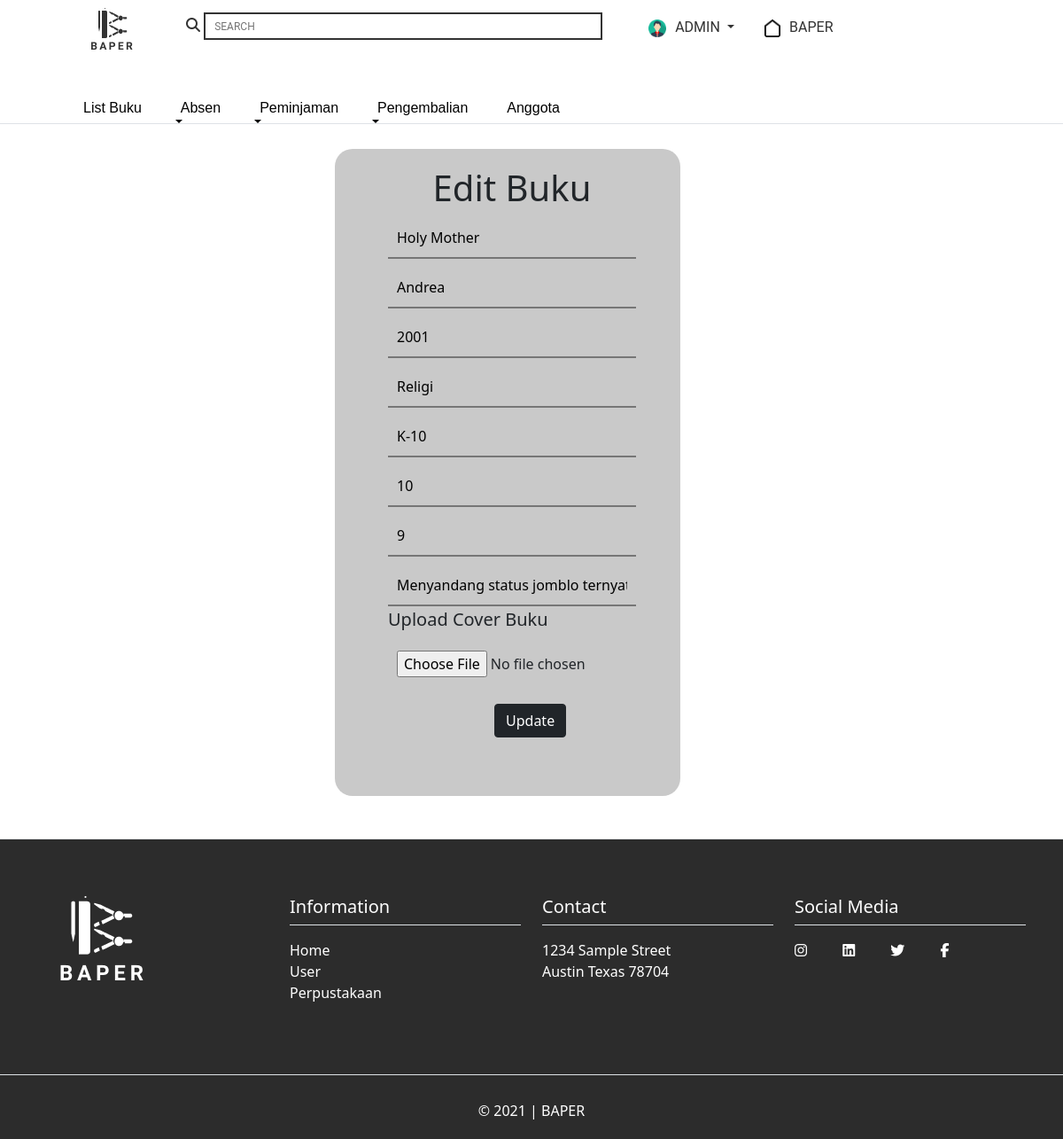
The app's page /edit_buku.php?id=300020 (signed in), older data.
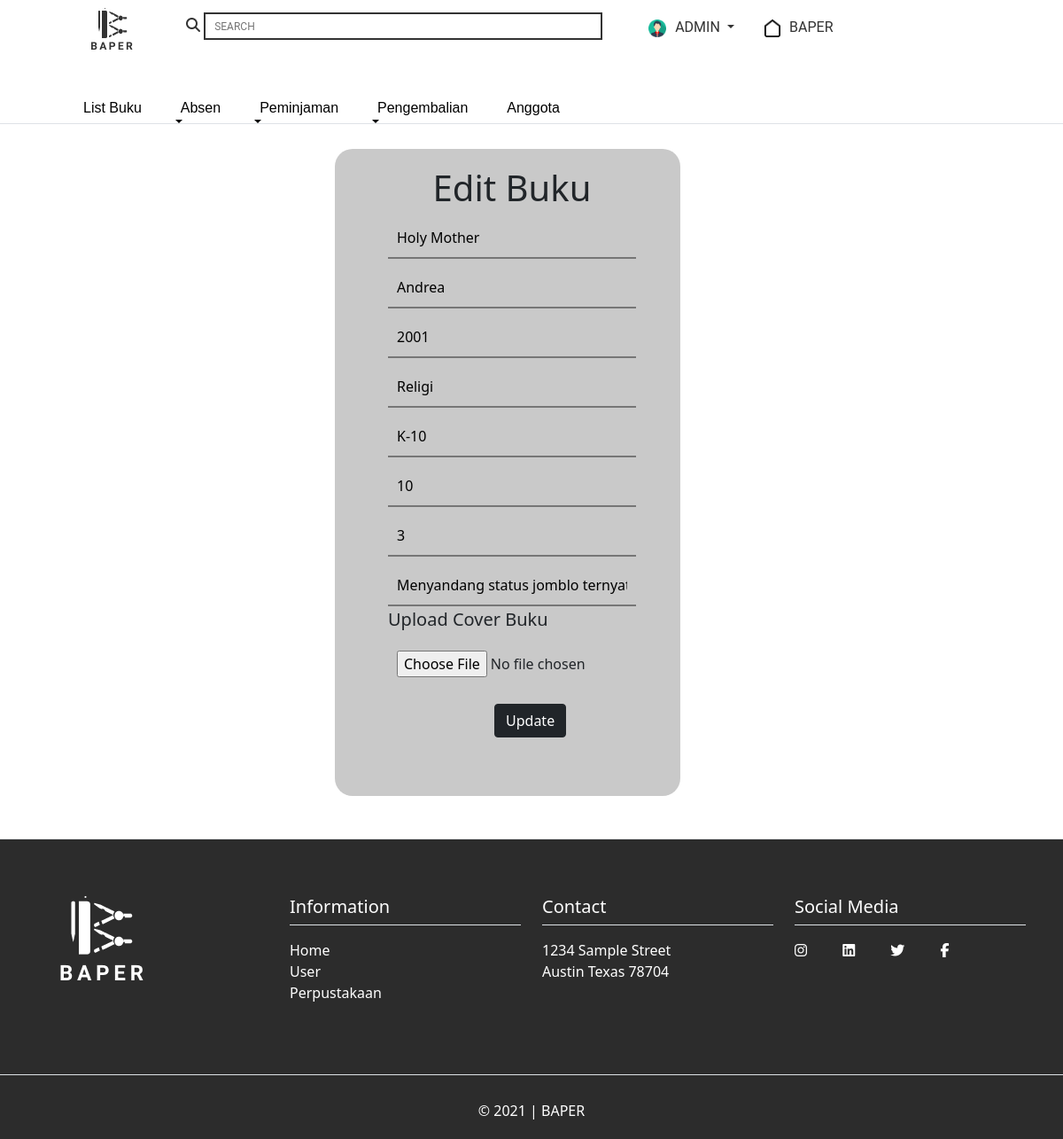
The same page, newer data.
### tables this page shows
CREATE TABLE `buku` (
  `id_buku` int(11) NOT NULL,
  `penulis` varchar(50) NOT NULL,
  `judul` varchar(50) NOT NULL,
  `jumlah_copy` int(11) NOT NULL,
  `stok_tersedia` int(11) NOT NULL,
  `kategori` varchar(50) NOT NULL,
  `letak_buku` varchar(50) NOT NULL,
  `tahun_terbit` int(11) NOT NULL,
  `gambar_buku` varchar(50) NOT NULL,
  `sinopsis` varchar(1052) NOT NULL
);

### edit_buku.php (the view, shortened to what the changed rows need)
<?php
include('./db_login.php');
if (isset($_GET['id'])) {
    $id = $_GET['id'];
};
if (isset($_POST['edit'])) {
    $judul = $_POST['judul'];
    $penulis = $_POST['penulis'];
    $tahunterbit = $_POST['tahun-terbit'];
    $jumlahcopy = $_POST['copybuku'];
    $stokada = $_POST['stokada'];
    $kategori = $_POST["kategori"];
    $sinopsis = $_POST['sinopsis'];
    $letakbuku = $_POST["letak-buku"];
    $gambarbuku = $_FILES['gambar-buku']['name'];
    $path = $_FILES['gambar-buku']['tmp_name'];
    move_uploaded_file($path, './Front end/image/' . $gambarbuku);
    if ($gambarbuku != '') {
        $query = $db->query('UPDATE buku SET sinopsis = "' . $sinopsis . '",penulis="' . $penulis . '",judul="' . $judul . '",jumlah_copy="' . $jumlahcopy . '",kategori="' . $kategori . '",letak_buku="' . $letakbuku . '",tahun_terbit="' . $tahunterbit . '",gambar_buku="' . $gambarbuku . '",stok_tersedia=' . $stokada . ' WHERE id_buku=' . $id);
    } else {
        $query = $db->query('UPDATE buku SET sinopsis = "' . $sinopsis . '",penulis="' . $penulis . '",judul="' . $judul . '",jumlah_copy="' . $jumlahcopy . '",kategori="' . $kategori . '",letak_buku="' . $letakbuku . '",tahun_terbit="' . $tahunterbit . '",gambar_buku="' . $gambarbuku . '",stok_tersedia=' . $stokada . ' WHERE id_buku=' . $id);
    }
    echo $query;
    if (!$query) {
        die($query . $db->error);
    } else {
        $db->close();
        header('location: ./index_admin.php?berhasil=edit');
    }
} else {
    $query = $db->query('select * from buku where id_buku=' . $id);
    if (!$query) {
        die($db->error);
    } else {
        while ($row = $query->fetch_object()) {
            $judul = $row->judul;
            $penulis = $row->penulis;
            $tahunterbit = $row->tahun_terbit;
            $jumlahcopy = $row->jumlah_copy;
            $stokada = $row->stok_tersedia;
            $sinopsis = $row->sinopsis;
            $kategori = $row->kategori;
            $letakbuku = $row->letak_buku;
        }
    }
}
?>
<!DOCTYPE html>
<html lang="en">
<head>
    <link href="https://cdn.jsdelivr.net/npm/bootstrap@5.1.3/dist/css/bootstrap.min.css" rel="stylesheet" />
    <link rel="stylesheet" href="Front end/style/edit_buku.css" />
</head>
<body>
    <?php
    include('nav_admin.php');
    ?>
    <header>
        <div class="container" style="padding-top: 12%; padding-left: 29%;">
            <div class="bg-tmb">
                <div class="tmb-buku">
                    <div class="row">
                        <form action="<?php $_SERVER['PHP_SELF'] ?>" method="POST" enctype="multipart/form-data">
                            <div class="hd-tmb">
                                <div class="col">
                                    <h1>Edit Buku</h1>
                                </div>
                            </div>
                            <div class="tmb" style="padding-left: 10%; padding-right: 10%;">
                                <div class="col">
                                    <input type="text" placeholder="Judul Buku" name="judul" value="<?= $judul ?>">
                                </div>
                                <div class="col">
                                    <input type="text" placeholder="Penulis" name="penulis" value="<?= $penulis ?>">
                                </div>
                                <div class="col">
                                    <input type="text" placeholder="Tahun Terbit" name="tahun-terbit" value="<?= $tahunterbit ?>">
                                </div>
                                <div class="col">
                                    <input type="text" placeholder="Kategori" name="kategori" value="<?= $kategori ?>">
                                </div>
                                <div class="col">
                                    <input type="text" placeholder="Letak Buku" name="letak-buku" value="<?= $letakbuku ?>">
                                </div>
                                <div class="col">
                                    <input type="text" placeholder="Jumlah Copy" name="copybuku" value="<?= $jumlahcopy ?>">
                                </div>
                                <div class="col">
                                    <input type="text" placeholder="Stok Tersedia" name="stokada" value="<?= $stokada ?>">
                                </div>
                                <div class="col">
                                    <input type="text" placeholder="Sinopsis" name="sinopsis" value="<?= $sinopsis ?>">
                                </div>
                            </div>
                        </form>
                    </div>
                </div>
            </div>
        </div>
    </header>
</body>
</html>

Row changes from the older to the newer data that the page shows:
changed buku "Holy Mother": stokada "9" → "3"
